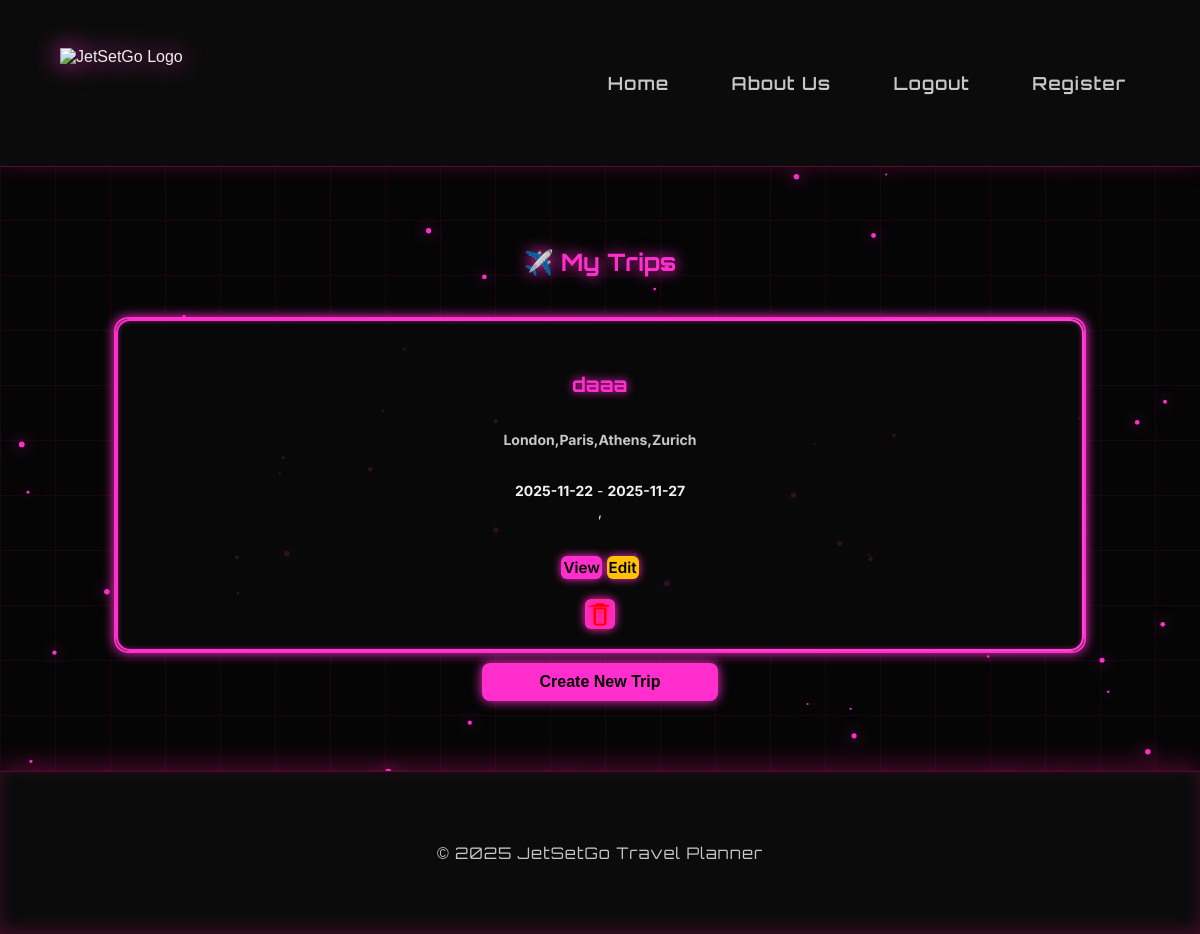
The page /trips (signed in) on the database its author committed.
### app/models.py (models this page shows, shortened)
class Trip(db.Model):
    __tablename__ = "trip"
    id = db.Column(db.Integer, primary_key=True)
    title = db.Column(db.String(100), nullable=False)
    start_date = db.Column(db.Date, nullable=False)
    end_date = db.Column(db.Date, nullable=False)
    description = db.Column(db.Text, nullable=True)
    destinations = db.relationship(
        "TripDestination",
        backref="trip",
        cascade="all, delete-orphan",
        lazy=True
    )
    itinerary = db.relationship("ItineraryItem", backref="trip", lazy=True, cascade="all, delete-orphan")
    budget = db.relationship("Budget", backref="trip", uselist=False, cascade="all, delete-orphan")
    participants = db.relationship("User", secondary=trip_users, backref=db.backref("trips", lazy="dynamic"))
    reviews = db.relationship("Review", backref="trip", lazy=True, cascade="all, delete-orphan")

class TripDestination(db.Model):
    __tablename__ = "trip_destination"
    id = db.Column(db.Integer, primary_key=True)
    name = db.Column(db.String(250), nullable=False)
    trip_id = db.Column(db.Integer, db.ForeignKey("trip.id"), nullable=False)
    is_favorited = db.Column(db.Boolean, default=False)  # Track if this destination is favorited

### app/routes/trips.py (the view)
@trips_bp.route("/trips")
def view_trips():
    if "user_id" not in session:
        flash("Please log in to view your trips", "warning")
        return redirect(url_for("auth.login"))
    trips = Trip.query.all()
    return render_template("trips.html", trips=trips)

### app/templates/trips.html (shortened to what this page needs)
{% extends "base.html" %}
{% block content %}
<div class="container mt-4">
  <h2 class="mb-4 text-center">✈️ My Trips</h2>
  {% if trips|length == 0 %}
    <div class="alert alert-info text-center">
      You haven't joined any trips yet. 🌍
    </div>
  {% else %}
    <div class="row row-cols-1 row-cols-md-3 g-4">
      {% for trip in trips %}
        {% if session['user_id'] in trip.participants|map(attribute='id')|list %}
          <div class="col">
            <div class="card shadow-sm h-100 position-relative">
              <div class="card-body">
                <h5 class="card-title">{{ trip.title }}</h5>
                <h6 class="card-subtitle text-muted">
                  {% for d in trip.destinations %}{{ d.name }}{% endfor %}
                </h6>
                <p class="card-text mt-2">
                  <b>{{ trip.start_date }}</b> - <b>{{ trip.end_date }}</b><br>
                  {% if trip.description %}
                    {{ trip.description[:100] }}{% if trip.description|length > 100 %}...{% endif %}
                  {% endif %}
                </p>
                <div class="d-flex justify-content-between align-items-center mt-3">
                  <div class="d-flex gap-2">
                    <a href="{{ url_for('trips.trip_detail', trip_id=trip.id) }}" class="btn btn-link btn-primary btn-sm">
                      View
                    </a>
                    <a href="{{ url_for('trips.edit_trip', trip_id=trip.id) }}" class="btn btn-link btn-warning btn-sm">
                      Edit
                    </a>
                  </div>
                  <form
                    action="{{ url_for('trips.delete_trip', trip_id=trip.id) }}"
                    method="POST"
                    onsubmit="return confirm('Leave or delete this trip?');"
                    class="d-inline"
                  >
                    <button type="submit" class="btn btn-link p-0" title="Delete Trip" style="color: red;">
                    </button>
                  </form>
                </div>
              </div>
            </div>
          </div>
        {% endif %}
      {% endfor %}
    </div>
  {% endif %}
  <div class="text-center mt-4">
    <a href="{{ url_for('trips.create_trip') }}" class="btn btn-link btn-success mb-3">Create New Trip</a>
  </div>
</div>
{% endblock %}

### app/static/css/style.css (style rules this page uses)
:root { --bg-color: #000000; --text-color: #f2f2f2; --soft-text: #c7c7c7; --card-bg: rgba(10, 10, 10, 0.8); --border-color: #ff2ecc; --neon-pink: #ff2ecc; --neon-hover: #ff5be0; }
body { background: var(--bg-color); color: var(--text-color); font-family: "Inter", sans-serif; margin: 0; padding: 0; opacity: 0; animation: fadeIn 0.9s ease-out forwards; }
a { transition: opacity 0.3s ease; }
.container { width: 90%; max-width: 1150px; margin: auto; }
body::before { content: ""; position: fixed; top: 0; left: 0; width: 100%; height: 100%; background-image: linear-gradient(rgba(255, 20, 147, 0.08) 1px, transparent 1px), linear-gradient(90deg, rgba(255, 20, 147, 0.08) 1px, transparent 1px); background-size: 55px 55px; animation: gridMove 32s linear infinite; z-index: -3; pointer-events: none !important; }
.btn { width: 100%; padding: 12px 0; background: var(--neon-pink); color: #000; border: none; font-weight: 600; font-size: 16px; margin-top: 10px; border-radius: 8px; cursor: pointer; transition: 0.25s ease; box-shadow: 0 0 12px var(--neon-pink); position: relative; z-index: 20; }
.btn-link { display: block; text-align: center; margin-top: 20px; font-size: 15px; text-decoration: none; transition: 0.2s ease; position: relative; z-index: 30 !important; }
.card { background: rgba(10, 10, 10, 0.85); border: 2px solid var(--neon-pink); border-radius: 14px; padding: 25px 20px; text-align: center; color: var(--text-color); font-family: "Inter", sans-serif; text-decoration: none; box-shadow: 0 0 12px var(--neon-pink), inset 0 0 6px var(--neon-pink); transition: 0.3s ease, transform 0.25s ease; position: relative; overflow: hidden; }
.card::before { content: ""; position: absolute; inset: 0; border-radius: 14px; padding: 2px; background: linear-gradient(120deg, #ff2ecc, #ff5be0, #ff2ecc); background-size: 400% 400%; animation: gradientMove 6s infinite linear; -webkit-mask: linear-gradient(#000 0 0) content-box, linear-gradient(#000 0 0); -webkit-mask-composite: xor; mask-composite: exclude; z-index: 1; }
.card p { font-size: 15px; color: var(--soft-text); line-height: 1.5; z-index: 20; position: relative; }
.container { max-width: 1200px; margin: auto; padding: 30px 15px; position: relative; z-index: 10; }
.container h2 { color: var(--neon-pink); text-align: center; font-family: "Orbitron", sans-serif; text-shadow: 0 0 15px var(--neon-pink); margin-bottom: 40px; }
.row .card { background: rgba(10, 10, 10, 0.85); border: 2px solid var(--neon-pink); border-radius: 14px; padding: 20px; color: var(--text-color); text-decoration: none; position: relative; overflow: hidden; box-shadow: 0 0 12px var(--neon-pink), inset 0 0 6px var(--neon-pink); transition: 0.3s ease, transform 0.25s ease; }
.row .card-title { font-size: 20px; font-family: "Orbitron", sans-serif; color: var(--neon-pink); text-shadow: 0 0 10px var(--neon-pink); }
.row .card-subtitle { color: var(--soft-text); font-size: 14px; }
.row .card-text { font-size: 14px; color: var(--text-color); margin-top: 10px; }
.card .btn { padding: 6px 12px; font-size: 14px; border-radius: 6px; font-weight: 600; box-shadow: 0 0 10px var(--neon-pink); }
.card .btn-primary { background: var(--neon-pink); color: #000; border: none; }
.card .btn-warning { background: #ffc107; color: #000; border: none; }
.card .btn-link svg { filter: drop-shadow(0 0 6px red); transition: transform 0.2s ease; }
.text-center .btn-success, .text-center .btn-danger { width: 200px; margin: 10px auto; font-weight: 600; font-size: 16px; border-radius: 8px; box-shadow: 0 0 12px var(--neon-pink); transition: 0.3s ease; }
.row .card .btn-primary, .row .card .btn-warning { width: auto !important; padding: 6px 14px; font-size: 0.95rem; border-radius: 6px; box-shadow: 0 0 8px var(--neon-pink); }
.row .card .btn-link { width: auto !important; padding: 2px; display: inline-flex; align-items: center; justify-content: center; }
.row .card .btn-link svg { width: 26px; height: 26px; filter: drop-shadow(0 0 6px red); transition: transform 0.2s ease; }
.row .card .d-flex.gap-2 { gap: 8px; }
.row .card .d-flex.justify-content-between { justify-content: space-between; }
body { background: #050505; color: #eee; font-family: 'Poppins', sans-serif; }
.btn, .btn-small, .btn-clear { padding: 10px 18px; border: none; border-radius: 8px; background: var(--neon-pink); color: #000; cursor: pointer; font-weight: bold; transition: 0.2s ease; }

### rows shown on the page
Trip: title "daaa", start_date "2025-11-22", end_date "2025-11-27", description ","
TripDestination: name "London,Paris,Athens,Zurich"

### other values the page prints
{{ 2025 }} "2025"
